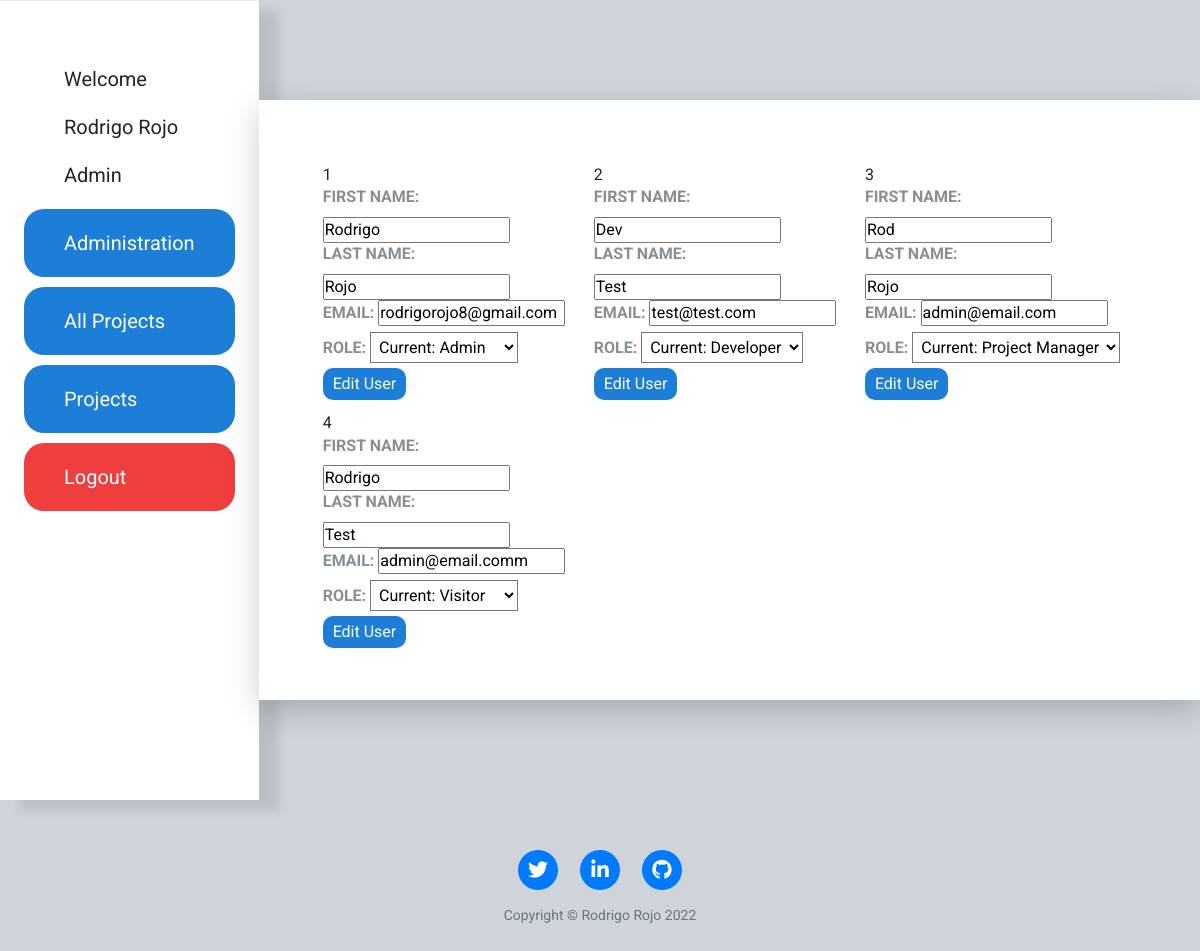
Page /admin (signed in) on the earlier database version.
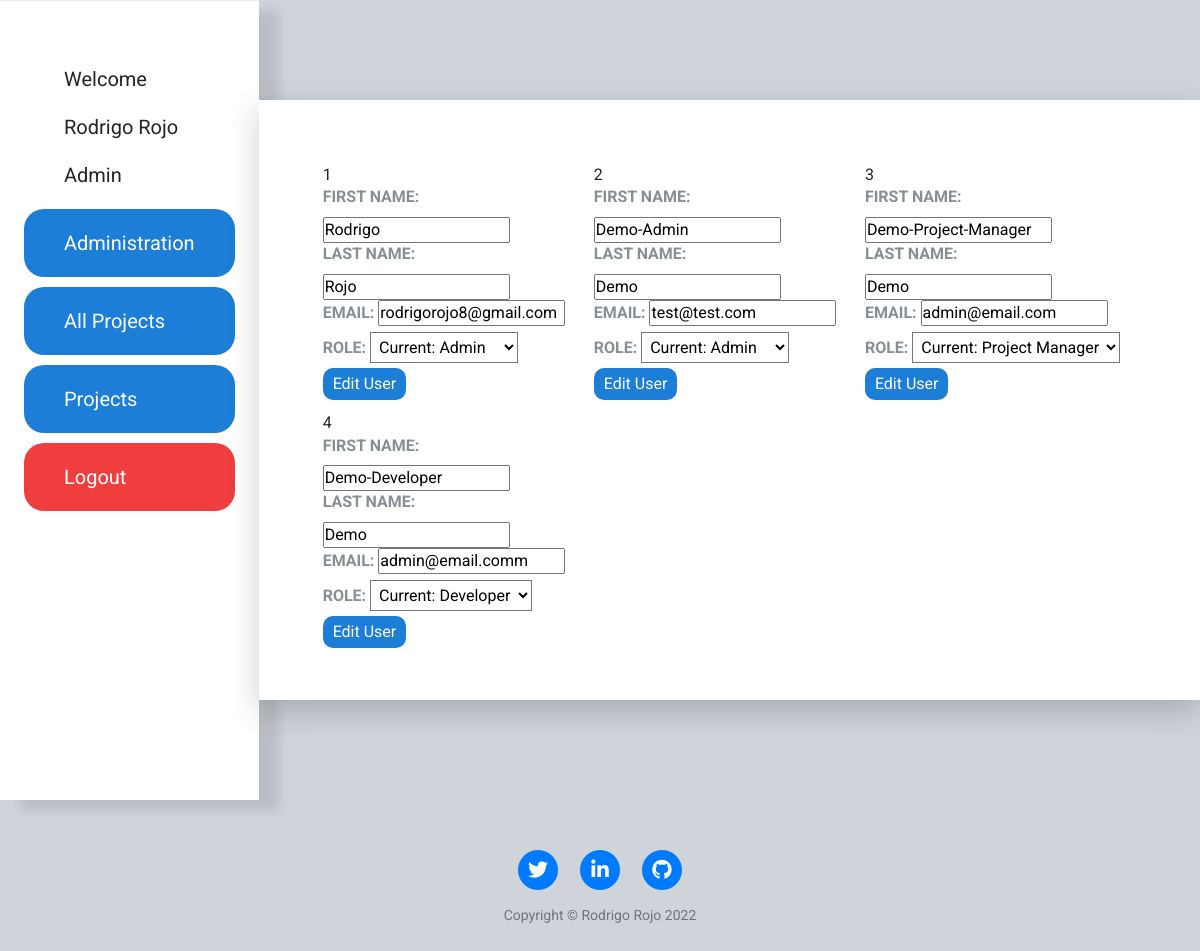
Same page on the later database version.
### main.py (models this page shows)
class User(UserMixin, db.Model):
    id = db.Column(db.Integer, primary_key=True)
    email = db.Column(db.String(250), unique=True)
    password = db.Column(db.String(250))
    first_name = db.Column(db.String(50))
    last_name = db.Column(db.String(50))
    role = db.Column(db.String(50))

### main.py (the view)
@app.route("/admin")
@login_required
def admin():
    if current_user.role == "Admin":
        users = account.get_users()
        return render_template("admin.html", users=users, year=year)

### account.py (called while the page is built)
def get_users():
    conn = sqlite3.connect(database="bug_tracker.db")
    cur = conn.cursor()
    sql = ''' SELECT id, first_name, last_name, email, role
               FROM user; '''
    cur.execute(sql)
    data = cur.fetchall()
    conn.close()
    return data

### main.py (called while the page is built)
@login_manager.user_loader
def load_user(user_id):
    return User.query.get(user_id)

### templates/admin.html (shortened to what this page needs)
{% include "header.html" %}
<div class="admin grid scroll">
    <div class="admin-container grid">
        {% for user in users %}
        <div>
            <form method="post" action="{{url_for('update_user')}}">
                <p>{{user[0]}}</p>
                <div>
                    <label for="first_name">First Name:</label>
                    <input value="{{user[1]}}" type="text" name="first_name">
                </div>
                <div>
                    <label for="last_name">Last Name:</label>
                    <input value="{{user[2]}}" type="text" name="last_name">
                </div>
                <div>
                    <label for="email">Email:</label>
                    <input value="{{user[3]}}" type="text" name="email">
                </div>
                <div>
                    <label for="role">Role:</label>
                    <select name="role">
                        <option value="{{user[4]}}">Current: {{user[4]}}</option>
                    </select>
                </div>
                <input class="edit-user-input" type="submit" value="Edit User">
            </form>
        </div>
        {% endfor %}
    </div>
</div>
{% include "footer.html" %}

### templates/header.html (shortened to what this page needs)
<!DOCTYPE html>
<html lang="en">
<head>
    <link href="{{ url_for('static', filename='vendor/fontawesome-free/css/all.min.css')}}" rel="stylesheet" type="text/css">
    <link rel="stylesheet" href="https://maxcdn.bootstrapcdn.com/bootstrap/4.0.0/css/bootstrap.min.css">
    <link rel="stylesheet" href="{{url_for('static', filename='css/style.css')}}">
    <link rel="stylesheet" href="{{url_for('static', filename='css/home.css')}}">
</head>
<body>
    <div class="flex">
        <div class="nav-container dashboard flex">
            <div class="user">
                <p>Welcome</p>
                <p>{{current_user.first_name}} {{current_user.last_name}}</p>
                <p>{{current_user.role}}</p>
            </div>
            {% if current_user.role == "Admin" %}
            <a class="nav-btn" href="{{url_for('admin')}}">Administration</a>
            {% endif %}
            {% if current_user.role == "Project Manager" or current_user.role == "Admin" %}
            <a class="nav-btn" href="{{url_for('dashboard')}}">All Projects</a>
            {% endif %}
            <a class="nav-btn" href="{{url_for('user_projects')}}">Projects</a>
            <a class="nav-btn logout" href="{{url_for('logout')}}">Logout</a>
        </div>

### templates/footer.html (shortened to what this page needs)
</div>
<footer>
    <div class="container">
      <div class="row">
        <div class="col-lg-8 col-md-10 mx-auto">
          <ul class="list-inline text-center">
            <li class="list-inline-item">
              <a href="https://twitter.com/SoriOner">
                <span class="fa-stack fa-lg">
                  <i class="fas fa-circle fa-stack-2x"></i>
                  <i class="fab fa-twitter fa-stack-1x fa-inverse"></i>
                </span>
              </a>
            </li>
            <li class="list-inline-item">
              <a href="https://www.linkedin.com/in/rodrigo-rojo/">
                <span class="fa-stack fa-lg">
                  <i class="fas fa-circle fa-stack-2x"></i>
                  <i class="fab fa-linkedin-in fa-stack-1x fa-inverse"></i>
                </span>
              </a>
            </li>
            <li class="list-inline-item">
              <a href="https://github.com/Rodrigo-Rojo/Bug-Tracker">
                <span class="fa-stack fa-lg">
                  <i class="fas fa-circle fa-stack-2x"></i>
                  <i class="fab fa-github fa-stack-1x fa-inverse"></i>
                </span>
              </a>
            </li>
          </ul>
          <p class="copyright text-muted">Copyright &copy; Rodrigo Rojo {{year}}</p>
        </div>
      </div>
    </div>
  </footer>
</body>
</html>

### static/css/style.css (style rules this page uses)
* { margin: 0; padding: 0; box-sizing: border-box; }
body { font-family: 'Roboto', sans-serif; line-height: 1.4; background-color: #ced4da; }
label { text-transform: uppercase; font-weight: bold; color: #868e96; }
.scroll { overflow-y: auto; }
.flex { display: flex; }
.grid { display: grid; row-gap: 12px; }
.nav-container { background-color: white; height: 100vh; flex-direction: column; box-shadow: 20px 10px 10px rgba(0, 0, 0, 0.10); }
.nav-container p { font-size: 20px; padding: 10px 40px; }
.nav-container p:first-child { padding-top: 40px; }
.nav-btn:link, .nav-btn:visited { display: block; color: white; background-color: #1c7ed6; text-decoration: none; border: none; font-size: 20px; width: 100%; padding: 20px 40px; margin-top: 10px; border-radius: 20px; }
.logout:link, .logout:visited { background-color: #f03e3e; color: white; }
.dashboard { grid-template-rows: 35px; grid-auto-rows: minmax(35px, 500px); border-top: 1px solid #e9ecef; padding: 24px; }
.add-dev-btn, .add-ticket-btn, .add-dev form input, .btn-ticket, .comment-btn, .edit-project-submit, .edit-ticket-submit, .edit-user-input, .edit-ticket-btn { padding: 5px 10px; background-color: #1c7ed6; color: white; border: none; border-radius: 10px; cursor: pointer; font-size: 16px; }
select { background-color: white; font-size: 16px; padding: 4px; }
.admin { background-color: white; width: 1200px; height: 600px; margin: auto; padding: 64px; box-shadow: 0 10px 30px rgba(0, 0, 0, 0.20); }
.admin-container { grid-template-columns: 1fr 1fr 1fr; }
.copyright { font-size:14px; margin-bottom:0; text-align:center; }
footer { padding: 50px 0 65px; }
p { margin-bottom: 0; }

Differences in the rows shown:
changed User "test@test.com": first_name "Dev" → "Demo-Admin"; last_name "Test" → "Demo"; role "Current: Developer" → "Current: Admin"
changed User "admin@email.com": first_name "Rod" → "Demo-Project-Manager"; last_name "Rojo" → "Demo"
changed User "admin@email.comm": first_name "Rodrigo" → "Demo-Developer"; last_name "Test" → "Demo"; role "Current: Visitor" → "Current: Developer"
